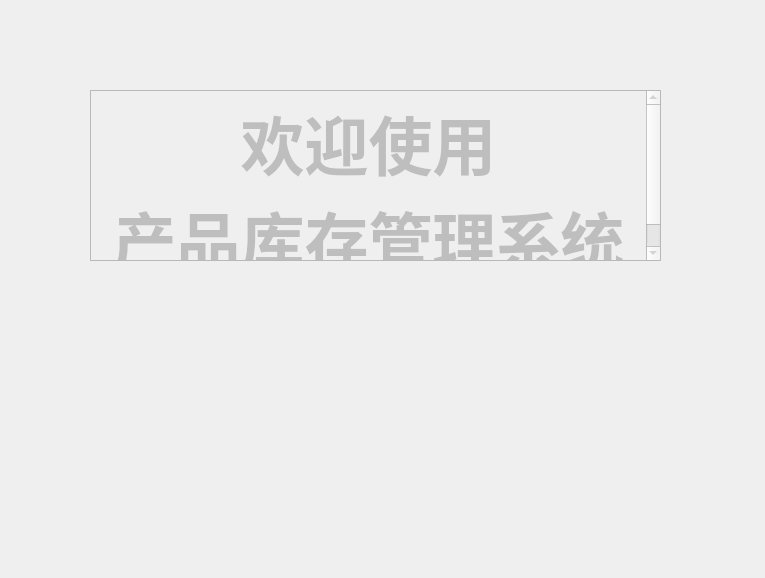
<?xml version="1.0" encoding="UTF-8"?>
<ui version="4.0">
 <class>HomePage</class>
 <widget class="QWidget" name="HomePage">
  <property name="geometry">
   <rect>
    <x>0</x>
    <y>0</y>
    <width>765</width>
    <height>578</height>
   </rect>
  </property>
  <property name="windowTitle">
   <string>Form</string>
  </property>
  <widget class="QTextEdit" name="textEdit">
   <property name="enabled">
    <bool>false</bool>
   </property>
   <property name="geometry">
    <rect>
     <x>90</x>
     <y>90</y>
     <width>571</width>
     <height>171</height>
    </rect>
   </property>
   <property name="html">
    <string>&lt;!DOCTYPE HTML PUBLIC &quot;-//W3C//DTD HTML 4.0//EN&quot; &quot;http://www.w3.org/TR/REC-html40/strict.dtd&quot;&gt;
&lt;html&gt;&lt;head&gt;&lt;meta name=&quot;qrichtext&quot; content=&quot;1&quot; /&gt;&lt;style type=&quot;text/css&quot;&gt;
p, li { white-space: pre-wrap; }
&lt;/style&gt;&lt;/head&gt;&lt;body style=&quot; font-family:'SimSun'; font-size:9pt; font-weight:400; font-style:normal;&quot;&gt;
&lt;p align=&quot;center&quot; style=&quot; margin-top:0px; margin-bottom:0px; margin-left:0px; margin-right:0px; -qt-block-indent:0; text-indent:0px;&quot;&gt;&lt;span style=&quot; font-size:48pt; font-weight:600;&quot;&gt;欢迎使用&lt;/span&gt;&lt;/p&gt;
&lt;p align=&quot;center&quot; style=&quot; margin-top:0px; margin-bottom:0px; margin-left:0px; margin-right:0px; -qt-block-indent:0; text-indent:0px;&quot;&gt;&lt;span style=&quot; font-size:48pt; font-weight:600;&quot;&gt;产品库存管理系统&lt;/span&gt;&lt;/p&gt;&lt;/body&gt;&lt;/html&gt;</string>
   </property>
  </widget>
 </widget>
 <resources/>
 <connections/>
</ui>
